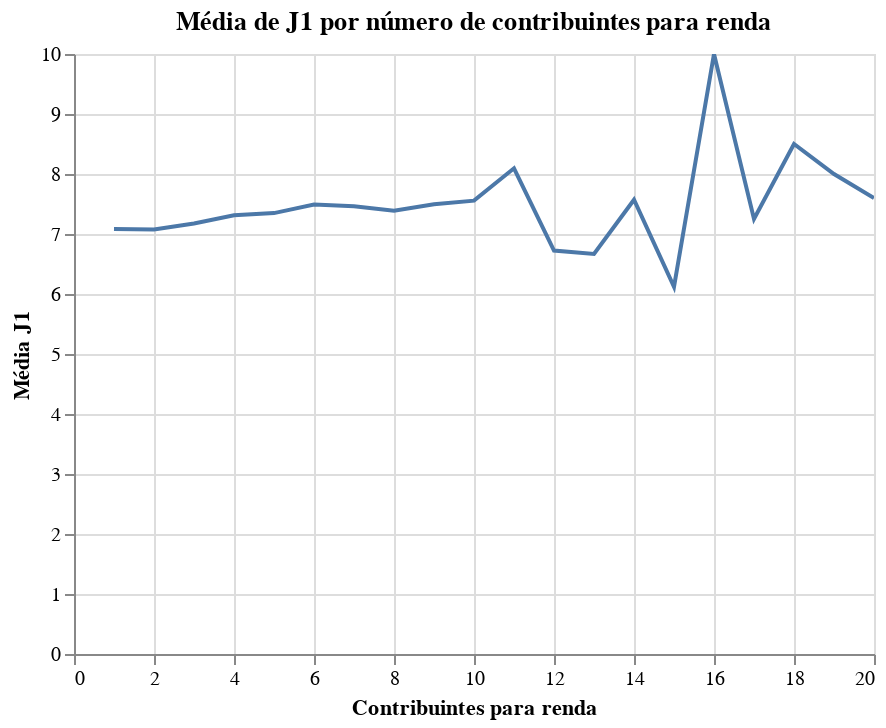

Notebook code for this chart:
### Code cell
h1_groupby = df[['contribuintes_renda', 'J1']].groupby(['contribuintes_renda'], as_index=False).mean()

alt.Chart(h1_groupby).mark_line().encode(
    x = alt.X('contribuintes_renda', title='Contribuintes para renda'),
    y = alt.Y('J1', title='Média J1'),
    tooltip = ['J1', 'contribuintes_renda']
).properties(
    title = 'Média de J1 por número de contribuintes para renda'
).interactive()

### Figure 1 — Vega-Lite specification as saved in the notebook (floating-point values rounded to 4 significant figures)
{"config": {"view": {"continuousWidth": 400, "continuousHeight": 300}}, "data": {"name": "data-6dda5726e57be47c50d8b6c749892f02"}, "mark": "line", "encoding": {"tooltip": [{"type": "quantitative", "field": "J1"}, {"type": "quantitative", "field": "contribuintes_renda"}], "x": {"type": "quantitative", "field": "contribuintes_renda", "title": "Contribuintes para renda"}, "y": {"type": "quantitative", "field": "J1", "title": "Média J1"}}, "selection": {"selector002": {"type": "interval", "bind": "scales", "encodings": ["x", "y"]}}, "title": "Média de J1 por número de contribuintes para renda", "$schema": "https://vega.github.io/schema/vega-lite/v4.8.1.json", "datasets": {"data-6dda5726e57be47c50d8b6c749892f02": [{"contribuintes_renda": 1, "J1": 7.084}, {"contribuintes_renda": 2, "J1": 7.075}, {"contribuintes_renda": 3, "J1": 7.175}, {"contribuintes_renda": 4, "J1": 7.313}, {"contribuintes_renda": 5, "J1": 7.348}, {"contribuintes_renda": 6, "J1": 7.491}, {"contribuintes_renda": 7, "J1": 7.463}, {"contribuintes_renda": 8, "J1": 7.388}, {"contribuintes_renda": 9, "J1": 7.495}, {"contribuintes_renda": 10, "J1": 7.556}, {"contribuintes_renda": 11, "J1": 8.095}, {"contribuintes_renda": 12, "J1": 6.724}, {"contribuintes_renda": 13, "J1": 6.667}, {"contribuintes_renda": 14, "J1": 7.571}, {"contribuintes_renda": 15, "J1": 6.12}, {"contribuintes_renda": 16, "J1": 10.0}, {"contribuintes_renda": 17, "J1": 7.25}, {"contribuintes_renda": 18, "J1": 8.5}, {"contribuintes_renda": 19, "J1": 8.0}, {"contribuintes_renda": 20, "J1": 7.6}]}}
